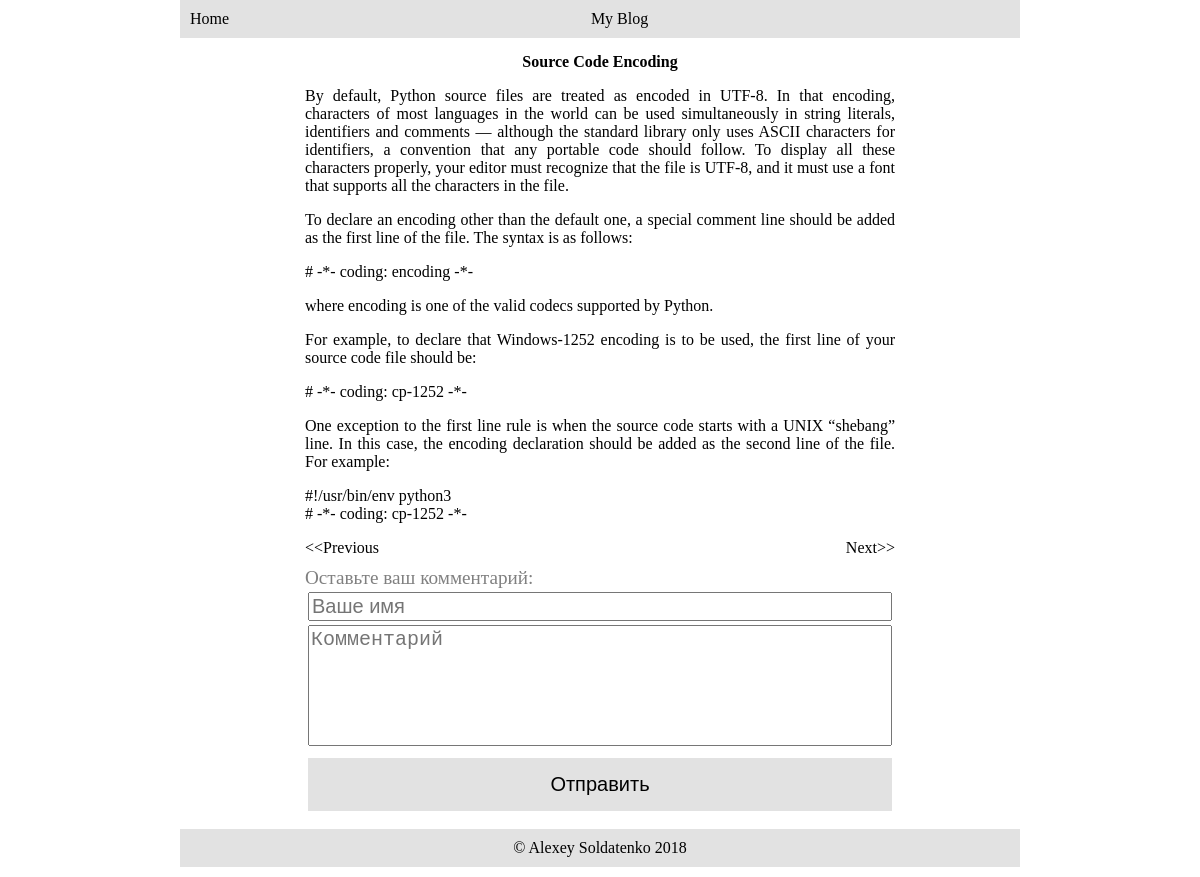
The app's page /article_4 with its own data.
### articles/models.py (models this page shows, shortened)
class Article(models.Model):
	title = models.CharField(max_length=200)
	publish_date = models.DateTimeField(auto_now_add=True)
	text = models.TextField()
	tags = models.ManyToManyField(Tag)

### articles/views.py (the view, shortened to what this page needs)
# urls.py: url(r'^article_(?P<article_id>\d+)$', 'articles.views.show_article'),
def show_article(request, article_id):
	if request.method == 'GET':
		try:
			article_id = int(article_id)
			article = Article.objects.get(id = article_id)
			comments = Comment.objects.filter(article = article)
			try:
				next_article = Article.objects.get(id = article_id +1)
			except:
				next_article = None
			try:
				previous_article = Article.objects.get(id = article_id -1)
			except:
				previous_article = None
			return render(request, 'article.html', {'article': article, 'next': next_article, 'previous':previous_article, 'comments': comments})
		except Exception as err:
			return HttpResponse("Article not found")

### templates/article.html (shortened to what this page needs)
<!DOCTYPE html>
{%load staticfiles%}
<html>
<head>
	<link rel="stylesheet" type="text/css" href="{% static 'css/article.css' %}">
</head>
<body>
<div id="head">
<span style="float: left;"><a href="/">Home</a></span>
<span>My Blog</span>
</div>
<div class="center_box">
	<div style="text-align: center;"><b>{{article.title}}</b></div>
	<div class="text">{{article.text|linebreaks}}</div>
	<div style="margin-top: 10px;">
		{%if previous%}
		<span style="float: left"><a href="/article_{{previous.id}}">&lt;&lt;Previous</a></span>
		{%endif%}
		{%if next%}
		<span style="float: right"><a href="/article_{{next.id}}">Next&gt;&gt;</a></span>
		{%endif%}
	</div>
	<div class="comment_form">
	<span style="color: gray; font-size: 1.2em;">Оставьте ваш комментарий:</span>
		<table style="width: 100%;">
		<form action="/article_{{article.id}}" method="post">
			<tr>
				<td><input type="text" name="name" placeholder="Ваше имя" required></td>
			</tr>
			<tr>
				<td><textarea rows="5" name="text" placeholder="Комментарий" required></textarea></td>
			</tr>
			<tr>
				<td><input type="text" name="article_id" value="{{article.id}}" hidden></td>
			</tr>
			<tr>
				<td style="text-align: right;"><input type="submit" value="Отправить"></td>
			</tr>
		</form>
		</table>
	</div>
</div>
<div id="footer">&copy; Alexey Soldatenko 2018</div>
</body>
</html>

### static/css/article.css (style rules this page uses)
body { margin: 0; padding: 0; }
#head, #footer { clear: both; background: #E2E2E2; padding: 10px; width: 70%; margin: 0 auto; text-align: center; margin-bottom: 10px; box-sizing: border-box; }
a { color: inherit; text-decoration: none; }
.center_box { width: 50%; margin: auto; box-sizing: border-box; padding: 5px; }
.text { text-align: justify; min-height: 50vh; }
.comment_form { box-sizing: border-box; margin: 10px auto; }
input[type="text"] { width: 100%; box-sizing: border-box; font-size: 20px; }
textarea { width: 100%; box-sizing: border-box; resize: none; font-size: 20px; }
input[type="submit"] { width: 100%; padding: 15px; font-size: 20px; background: #E2E2E2; border: none; cursor: pointer; }

### records on screen
Article: title "Source Code Encoding", text "By default, Python source files are treated as encoded in UTF-8. In that encoding, characters of most languages in the world can be used simultaneously in string literals, identifiers and comments — although the standard library only uses ASCII characters for identifiers, a convention that any portable code should follow. To display all these characters properly, your editor must recognize that the file is UTF-8, and it must use a font that supports all the characters in the file. To declare an encoding other than the default one, a special comment line should be added as the first line of the file. The syntax is as follows: # -*- coding: encoding -*- where encoding is one of the valid…"
